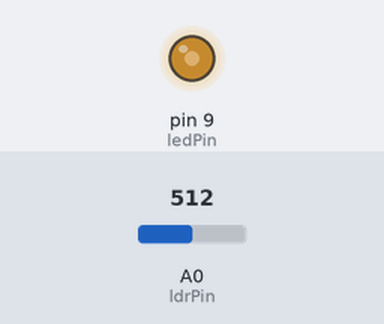
Recording of a sketch running on a simulated Arduino Uno, built with avr-gcc and run on an emulated ATmega328P. On the bench: output pins drawn as LEDs (lit = HIGH). Inputs (shaded band) come from the test bench; at power-on: A0 (ldrPin) = 512.

Above: at 1.2 s.
1.3 s: A0 (ldrPin) set to 306
At 2.2 s:
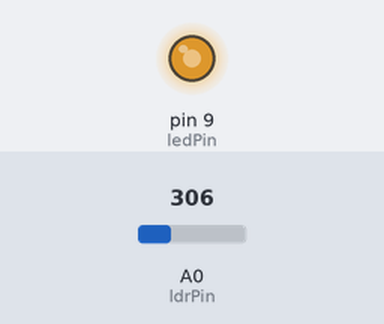
2.8 s: A0 (ldrPin) set to 122
At 3.5 s:
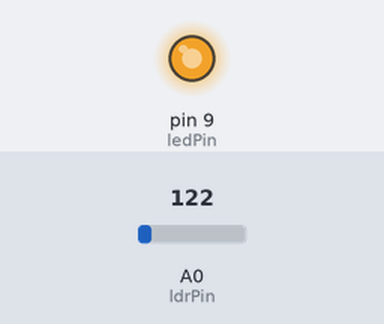
4.3 s: A0 (ldrPin) set to 900
At 4.9 s:
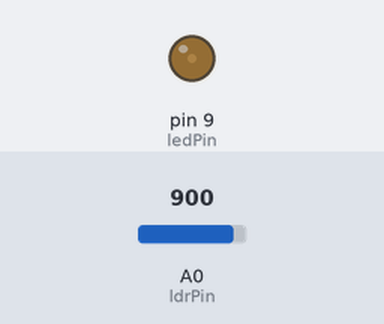
5.8 s: A0 (ldrPin) set to 1023
At 6.2 s:
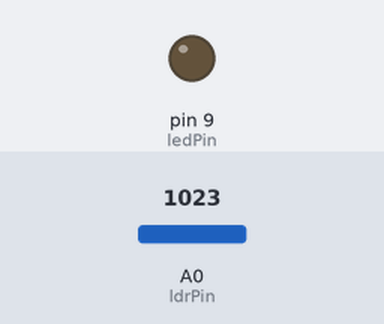
7.3 s: A0 (ldrPin) set to 511
At 8.7 s:
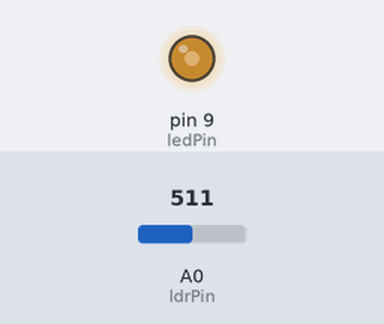
Timing chart, 0 to 9.8 s (numbered marks = the images above; inputs shaded):
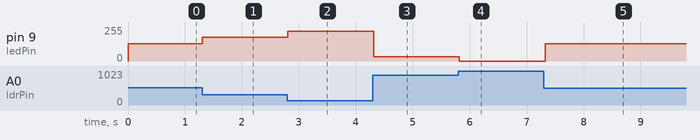

The sketch:

home_sep3_ldr_led.ino
```cpp
int ldrPin = A0;
int ledPin = 9;

void setup() { pinMode(ledPin, OUTPUT); }

void loop() {
  int light = analogRead(ldrPin);       // 0 (dark) to 1023 (bright)
  int brightness = map(light, 0, 1023, 255, 0); // inverse: dark = bright LED
  analogWrite(ledPin, brightness);
  delay(50);
}
```

Measured:
- after the input at 1.3 s, pin 9 (ledPin): 128/255 → 179/255 at once
- after the input at 2.8 s, pin 9 (ledPin): 179/255 → 225/255 at once
- after the input at 4.3 s, pin 9 (ledPin): 225/255 → 31/255 at once
- after the input at 5.8 s, pin 9 (ledPin): 31/255 → 0/255 at once
- after the input at 7.3 s, pin 9 (ledPin): 0/255 → 128/255 at once
